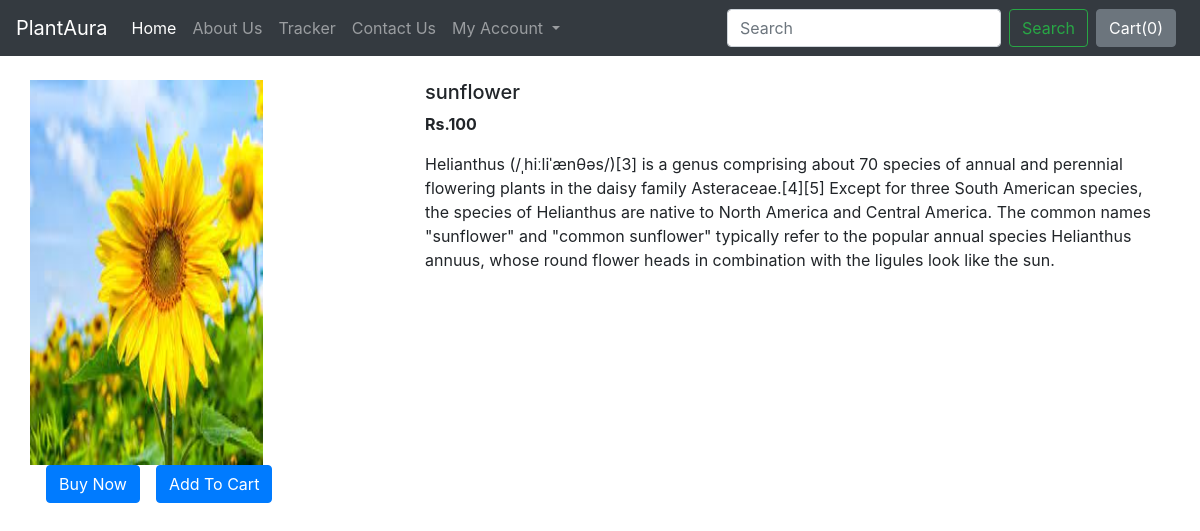
The page /shop/products/11 on the database its author committed.
### shop/models.py (models this page shows, shortened)
class Product(models.Model):
    product_id=models.AutoField
    product_name=models.CharField(max_length=50)
    category=models.CharField(max_length=50,default="")
    subcategory=models.CharField(max_length=50,default="")
    price=models.IntegerField(default=0)
    desc=models.CharField(max_length=1000)
    pub_date=models.DateField()
    image=models.ImageField(upload_to="shop/images",default="")

### shop/views.py (the view)
# urls.py: path("products/<int:myid>",views.productView,name="ProductView"),
def productView(request, myid):
    product = Product.objects.filter(id=myid)
    return render(request, 'shop/prodView.html', {'product':product[0]})

### shop/templates/shop/prodView.html (shortened to what this page needs)
{% extends 'shop/basic.html' %}
{% block body %}
<div class="container my-4">
  <div class="row">
  <div class="col-md-4">
    <div class="row">
        <img src="/media/{{product.image}}" width="233px" height="385px">
    </div>
    <div class="row">
        <button class="btn btn-primary mx-3">Buy Now</button>
        <button class="btn btn-primary">Add To Cart</button>
    </div>
  </div>
  <div class="col-md-8">
    <h5>{{product.product_name}}</h5>
    <p><b>Rs.{{product.price}}</b></p>
    <p>{{product.desc}}</p>
  </div>
 </div>
</div>
{% endblock %}

### rows shown on the page
Product: image (picture), product_name "sunflower", price "100", desc "Helianthus (/ˌhiːliˈænθəs/)[3] is a genus comprising about 70 species of annual and perennial flowering plants in the daisy family Asteraceae.[4][5] Except for three South American species, the species of Helianthus are native to North America and Central America. The common names \"sunflower\" and \"common sunflower\" typically refer to the popular annual species Helianthus annuus, whose round flower heads in combination with the ligules look like the sun."
